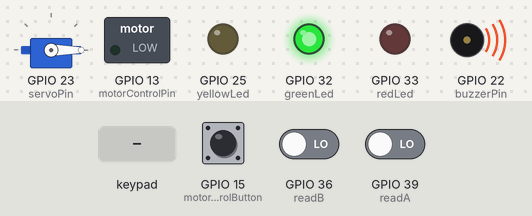
Bench run of a sketch on a simulated ESP32. Parts: servo, switched loads named in the sketch (green lamp = pin HIGH), output pins drawn as LEDs (lit = HIGH), buzzer (waves = sounding). The inputs (shaded band) are chosen by the test bench; at power-on: GPIO 36 (readB) LOW, GPIO 39 (readA) LOW, GPIO 15 (motorControlButton) HIGH.

Above: at 2.75 s.
3.3 s: GPIO 36 (readB) driven HIGH
At 3.66 s:
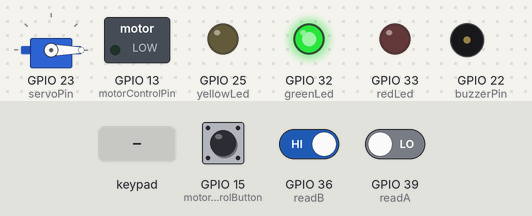
5.0 s: GPIO 39 (readA) driven HIGH
At 5.6 s:
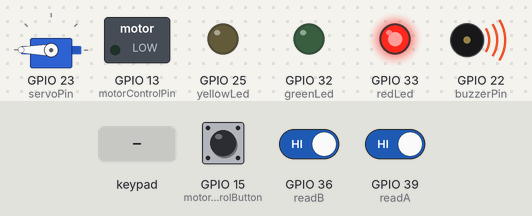
6.5 s: keypad keys 1 7 5 1 8 1 9 # pressed 0.4 s apart
At 8.7 s:
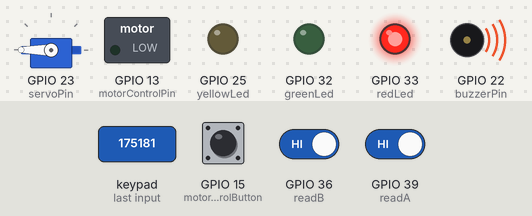
11.2 s: keypad keys 1 2 3 4 pressed 0.4 s apart
At 14.0 s:
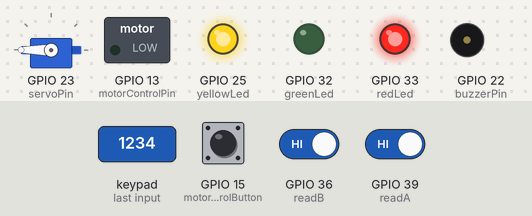
14.4 s: GPIO 15 (motorControlButton) pulled LOW for 0.15 s
At 14.9 s:
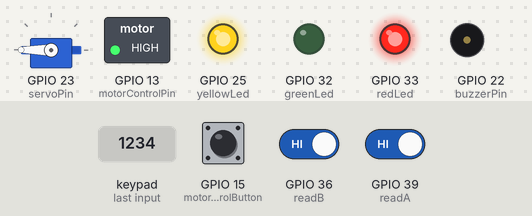
16.0 s: keypad keys 1 2 3 4 # pressed 0.4 s apart
At 17.6 s:
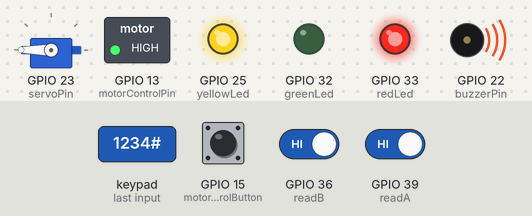
Timing chart, 0 to 19.2 s (numbered marks = the images above; inputs shaded):
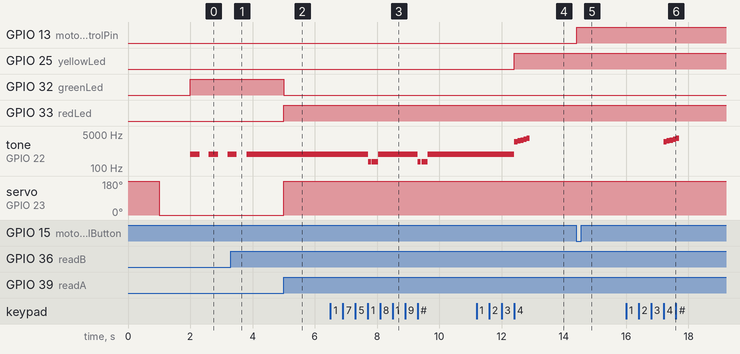

Measured:
- after the input at 3.3 s, tone on GPIO 22 (buzzerPin): goes on until 3.8 s, then stays 500 Hz
- after the input at 5.0 s, GPIO 32 (greenLed): HIGH → LOW at once; GPIO 33 (redLed): LOW → HIGH at once; servo on GPIO 23 (servoPin): 0° → 180° at once
- after the input at 6.5 s, tone on GPIO 22 (buzzerPin): plays 200 Hz for 0.10 s, 200 Hz for 0.20 s, 500 Hz for 1.3 s, 200 Hz for 0.10 s, 200 Hz for 0.20 s, 500 Hz for 1.6 s, starting after 1.2 s
- after the input at 11.2 s, GPIO 25 (yellowLed): LOW → HIGH after 1.2 s; tone on GPIO 22 (buzzerPin): plays 2000 Hz for 0.10 s, 2250 Hz for 0.10 s, 2500 Hz for 0.10 s, 2750 Hz for 0.10 s, 3000 Hz for 0.10 s, starting after 1.2 s
- after the input at 14.4 s, GPIO 13 (motorControlPin): LOW → HIGH at once
- after the input at 16.0 s, tone on GPIO 22 (buzzerPin): plays 2000 Hz for 0.10 s, 2250 Hz for 0.10 s, 2500 Hz for 0.10 s, 2750 Hz for 0.10 s, 3000 Hz for 0.10 s, starting after 1.2 s
- by itself, tone on GPIO 22 (buzzerPin): alternates 500 Hz for 0.30 s and silent for 0.30 s

The sketch:

sketch_ESP32_CarAlarm_Final.ino
```cpp
#include <ESP32_Servo.h>
#include <Keypad.h>

Servo myservo;

// Inputs
int readA = 39;
int readB = 36;
int motorControlButton = 15;
// Outputs
int redLed = 33;
int greenLed = 32;
int yellowLed = 25;
int motorControlPin = 13; // pin to control the motor with transistor
const int servoPin = 23;
int buzzerPin = 22; //  passive buzzer

// Setup PWM properties
const int freq = 2000;
const int buzzerChannel = 2; // PWM channel. I had to change due to interference with servo and buzzer function
const int resolution = 8;

// Keypad setup
const byte ROWS = 4;
const byte COLS = 4;
char hexaKeys[ROWS][COLS] = {
  {'1', '2', '3', 'A'},
  {'4', '5', '6', 'B'},
  {'7', '8', '9', 'C'},
  {'*', '0', '#', 'D'}
};
byte rowPins[ROWS] = {17, 5, 18, 19};
byte colPins[COLS] = {12, 14, 27, 26};
Keypad customKeypad = Keypad(makeKeymap(hexaKeys), rowPins, colPins, ROWS, COLS);

// Status tracking
bool immoStatus = false;
bool lastAState = LOW;
bool lastBState = LOW;
bool startEnable = false;
bool motorState = false; // False = motor off, True = motor on

// Pin code tracking
String enteredPin = "";
const String correctPin = "1234";

void setup() {
  pinMode(readA, INPUT);
  pinMode(readB, INPUT);
  pinMode(motorControlButton, INPUT);
  pinMode(redLed, OUTPUT);
  pinMode(greenLed, OUTPUT);
  pinMode(yellowLed, OUTPUT);
  pinMode(motorControlPin, OUTPUT);

  // Initialize PWM for the buzzer
  ledcSetup(buzzerChannel, freq, resolution);
  ledcAttachPin(buzzerPin, buzzerChannel);

  myservo.attach(servoPin);

  // Initialize positions for the servo and LEDs
  myservo.write(180);
  delay(1000);
  myservo.write(0);
  delay(1000);
  digitalWrite(redLed, LOW);
  digitalWrite(greenLed, HIGH);
  digitalWrite(yellowLed, LOW); // Start with yellow led off
  digitalWrite(motorControlPin, LOW); // Ensure motor is off initially
}

void loop() {
  bool currentAState = digitalRead(readA);
  bool currentBState = digitalRead(readB);
  static bool lastMotorButtonState = HIGH; // Assume active low button
  bool currentMotorButtonState = digitalRead(motorControlButton);

  // Read keypad
  char key = customKeypad.getKey();
  if (key) {
    enteredPin += key;
    if (enteredPin.length() == 4) {
      if (enteredPin == correctPin) {
        startEnable = true; // toggle start enable
        digitalWrite(yellowLed, HIGH);
        playCorrectCodeSound();
      } else {
        startEnable = false;
        digitalWrite(yellowLed, LOW); // Indicate wrong pin entry
        soundBuzzer(); // buzzer on incorrect pin entry
      }
      enteredPin = ""; // Reset for next entry
    }
  }

  // Toggle motor with control button
  if (startEnable && currentMotorButtonState == LOW && lastMotorButtonState == HIGH) {
    motorState = !motorState; // Toggle motor state
    digitalWrite(motorControlPin, motorState ? HIGH : LOW); //turn on and off
  }
  lastMotorButtonState = currentMotorButtonState; // save state

  if (!startEnable && currentMotorButtonState == HIGH) {
    alarmBuzzer();
  }

  // Detect button A press
  if (currentAState == HIGH && lastAState == LOW) {
    immoStatus = true;
    startEnable = false; // Disable start when immobilized
    digitalWrite(yellowLed, LOW);
    digitalWrite(redLed, HIGH);
    digitalWrite(greenLed, LOW);
    myservo.write(180); // Move servo to indicate system is locked
  }

  // Detect button B press
  if (currentBState == HIGH && lastBState == LOW && immoStatus) {
    immoStatus = false;
    digitalWrite(redLed, LOW);
    digitalWrite(greenLed, HIGH);
    myservo.write(0); // Move servo to indicate system is not locked
  }

  // Update the last button states for next loop
  lastAState = currentAState;
  lastBState = currentBState;

  delay(20); // Debounce delay for start button
}

void soundBuzzer() {
  ledcWriteTone(buzzerChannel, 200);
  ledcWrite(buzzerChannel, 204);
  delay(100);
  ledcWrite(buzzerChannel, 0);
  delay(25);
  ledcWrite(buzzerChannel, 204);
  delay(200);
  ledcWrite(buzzerChannel, 0);

}

void alarmBuzzer() {
  ledcWriteTone(buzzerChannel, 500);
  while (digitalRead(readB) == LOW) {  // Continue as long as the B button is not pressed
    ledcWrite(buzzerChannel, 204);
    delay(300);
    ledcWrite(buzzerChannel, 0);
    delay(300);
  }
  // Automatically stops when the B button is pressed (back to main loop)
}

void playCorrectCodeSound() {
  int toneDuration = 100;
  for (int freq = 2000; freq <= 3000; freq += 250) { // Create a rising tone sequence
    ledcWriteTone(buzzerChannel, freq); // Play tone at increasing frequencies
    delay(toneDuration);
  }
  ledcWrite(buzzerChannel, 0);
}
```
